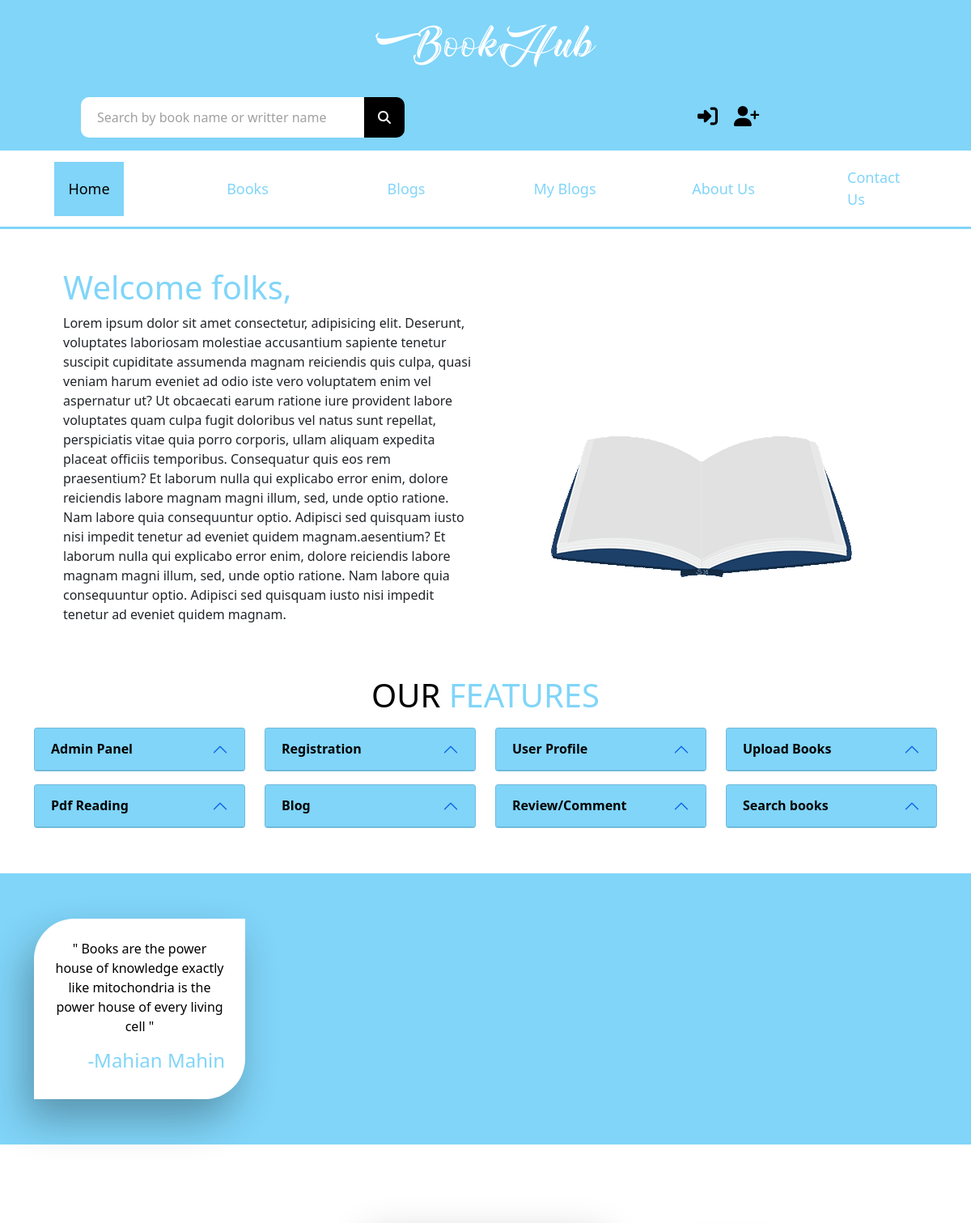
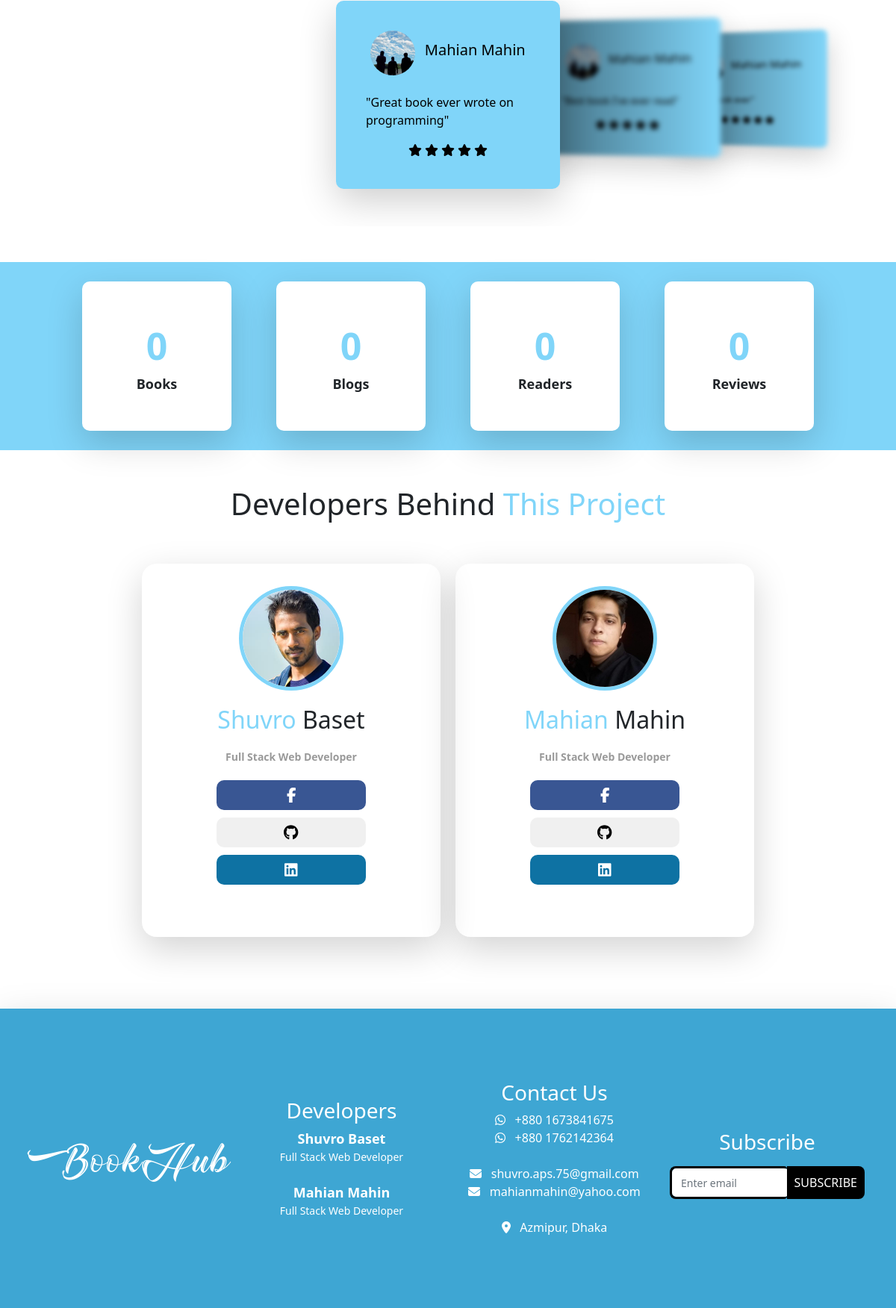
The page / on the database its author committed (2 pictures, top to bottom).
### bookHub_app/models.py (models this page shows)
class Quote(models.Model):
    quote = models.TextField(max_length=115)
    source = models.CharField(max_length=20)

class BooksReview(models.Model):
    book = models.ForeignKey(Books, on_delete=models.CASCADE)
    user = models.ForeignKey(User, on_delete=models.CASCADE)
    review = models.CharField(max_length=250, null=True, blank=True)
    star = models.IntegerField(default=0, null=True)

### user_app/models.py (models this page shows)
class UserProfile(models.Model):
    user = models.OneToOneField(User, on_delete=models.CASCADE, related_name='profile')
    profile_pic = models.ImageField(upload_to='users',default='user.jpg')
    address = models.CharField(max_length=50,null=True, blank=True)
    occupation = models.CharField(max_length=50,null=True, blank=True)
    bio = models.TextField(max_length=255, null=True, blank=True)

### bookHub_app/views.py (the view)
# urls.py: path('', home, name="home"),
def home(request):
    reviews = BooksReview.objects.all()
    quotes = Quote.objects.all()
    books = Books.objects.all()
    blogs = Blogs.objects.all()
    users = UserProfile.objects.all()
    context = {
        "home": "active",
        "reviews": reviews,
        "quotes": quotes,
        "books_len": len(books),
        "blogs_len": len(blogs),
        "users_len": len(users),
        "reviews_len": len(reviews)
    }
    return render(request, 'index.html', context)

### templates/index.html (shortened to what this page needs)
{% extends 'main.html' %}
{% load static %}
{% block content %}
    <div class="container">
      <div class="row my-5 mx-4">
        <div class="col-sm-6 welcome-section">
          <h1>Welcome folks,</h1>
          <p>
            Lorem ipsum dolor sit amet consectetur, adipisicing elit. Deserunt,
            voluptates laboriosam molestiae accusantium sapiente tenetur
            suscipit cupiditate assumenda magnam reiciendis quis culpa, quasi
            veniam harum eveniet ad odio iste vero voluptatem enim vel
            aspernatur ut? Ut obcaecati earum ratione iure provident labore
            voluptates quam culpa fugit doloribus vel natus sunt repellat,
            perspiciatis vitae quia porro corporis, ullam aliquam expedita
            placeat officiis temporibus. Consequatur quis eos rem praesentium?
            Et laborum nulla qui explicabo error enim, dolore reiciendis labore
            magnam magni illum, sed, unde optio ratione. Nam labore quia
            consequuntur optio. Adipisci sed quisquam iusto nisi impedit tenetur
            ad eveniet quidem magnam.aesentium? Et laborum nulla qui explicabo
            error enim, dolore reiciendis labore magnam magni illum, sed, unde
            optio ratione. Nam labore quia consequuntur optio. Adipisci sed
            quisquam iusto nisi impedit tenetur ad eveniet quidem magnam.
          </p>
        </div>
        <div class=" col-sm-6 animation-section d-flex justify-content-center align-items-center" id="hide">
          <img src="./static/img/animation.gif" />
        </div>
      </div>
    </div>
    <section id="features-section">
      <div class="container my-5">
        <h1 class="text-center"><span>OUR</span> FEATURES</h1>
        <div class="row">
          <div class="col-lg-3 col-md-6 col-sm-6 my-2">
            <div class="accordion-item">
              <h2 class="accordion-header" id="headingOne">
                <button class="accordion-button" type="button" data-bs-toggle="collapse" data-bs-target="#collapseOne" aria-expanded="true" aria-controls="collapseOne">Admin Panel</button>
              </h2>
            </div>
          </div>
          <div class="col-lg-3 col-md-6 col-sm-6 my-2">
            <div class="accordion-item">
              <h2 class="accordion-header" id="headingTwo">
                <button class="accordion-button" type="button" data-bs-toggle="collapse" data-bs-target="#collapseTwo" aria-expanded="true" aria-controls="collapseTwo">Registration</button>
              </h2>
            </div>
          </div>
          <div class="col-lg-3 col-md-6 col-sm-6 my-2">
            <div class="accordion-item">
              <h2 class="accordion-header" id="headingThree">
                <button class="accordion-button" type="button" data-bs-toggle="collapse" data-bs-target="#collapseThree" aria-expanded="true" aria-controls="collapseThree">User Profile</button>
              </h2>
            </div>
          </div>
          <div class="col-lg-3 col-md-6 col-sm-6 my-2">
            <div class="accordion-item">
              <h2 class="accordion-header" id="headingFour">
                <button class="accordion-button" type="button" data-bs-toggle="collapse" data-bs-target="#collapseFour" aria-expanded="true" aria-controls="collapseFour">Upload Books</button>
              </h2>
            </div>
          </div>
          <div class="col-lg-3 col-md-6 col-sm-6 my-2">
            <div class="accordion-item">
              <h2 class="accordion-header" id="headingFive">
                <button class="accordion-button" type="button" data-bs-toggle="collapse" data-bs-target="#collapseFive" aria-expanded="true" aria-controls="collapseFive">Pdf Reading</button>
              </h2>
            </div>
          </div>
          <div class="col-lg-3 col-md-6 col-sm-6 my-2">
            <div class="accordion-item">
              <h2 class="accordion-header" id="headingSix">
                <button class="accordion-button" type="button" data-bs-toggle="collapse" data-bs-target="#collapseSix" aria-expanded="true" aria-controls="collapseSix">Blog</button>
              </h2>
            </div>
          </div>
          <div class="col-lg-3 col-md-6 col-sm-6 my-2">
            <div class="accordion-item">
              <h2 class="accordion-header" id="headingSeven">
                <button class="accordion-button" type="button" data-bs-toggle="collapse" data-bs-target="#collapseSeven" aria-expanded="true" aria-controls="collapseSeven">Review/Comment</button>
              </h2>
            </div>
          </div>
          <div class="col-lg-3 col-md-6 col-sm-6 my-2">
            <div class="accordion-item">
              <h2 class="accordion-header" id="headingEight">
                <button class="accordion-button" type="button" data-bs-toggle="collapse" data-bs-target="#collapseEight" aria-expanded="true" aria-controls="collapseEight">Search books</button>
              </h2>
            </div>
          </div>
        </div>
      </div>
    </section>
    <section id="quotes-section">
      <div class="container my-5 py-5">
        <div class="row">
          {% for quote in quotes %}
          <div class="col-lg-3 col-md-3 col-sm-6 my-2">
              <div class="box">
                <div class="box-content">
                  <p class='text-center'>&quot; {{ quote.quote }} &quot;</p>
                  <h4 class="text-end">-{{ quote.source }}</h4>
                </div>
              </div>
          </div>
          {% endfor %}
        </div>
      </div>
    </section>
    <section class="my-5">
      <div class="container">
        <div class="row">
          <div class="review-section">
            <div class="swiper-container mySwiper">
              <div class="swiper-wrapper">
              {% for review in reviews %}
              {% if review.review %}
                <div class="swiper-slide">
                  <div class="review-box">
                    <div class="review-content">
                      <div class="user-details">
                        <div class="imgBx">
                          <img class="img-fluid" src={{ review.user.profile.profile_pic.url }}>
                        </div>
                        <h5>{{ review.user.first_name }} {{ review.user.last_name }}</h5>
                      </div>
                      <br>
                      <p>&quot;{{ review.review }}&quot;</p>
                      <div class="text-center">
                      {% for star in "x"|ljust:review.star %}
                        <i class="fas fa-star"></i>
                      {% endfor %}
                      </div>
                    </div>
                  </div>
                </div>
              {% endif %}
              {% endfor %}
              </div>
            </div>
          </div>
        </div>
      </div>
    </section>
    <section class="counting-blocks" id="counter_section">
      <div class="container">
        <div class="row py-3 px-3 d-flex flex-row justify-content-center align-items-center">
          <div class="counting-card shadow-lg d-flex flex-column justify-content-center align-items-center">
            <div class="number" id="books_count">0</div>
            <div class="name">
              Books
            </div>
          </div>
          <div class="counting-card shadow-lg d-flex flex-column justify-content-center align-items-center">
            <div class="number" id="blogs_count">0</div>
            <div class="name">
              Blogs
            </div>
          </div>
          <div class="counting-card shadow-lg d-flex flex-column justify-content-center align-items-center">
            <div class="number" id="readers_count">0</div>
            <div class="name">
              Readers
            </div>
          </div>
          <div class="counting-card shadow-lg d-flex flex-column justify-content-center align-items-center">
            <div class="number" id="likes_count">0</div>
            <div class="name">
              Reviews
            </div>
          </div>
        </div>
      </div>
    </section>
    <section class="team-section">
      <div class="container py-5 px-3">
        <div class="row">
          <h1 class="text-center">Developers Behind <span class="colored_span">This Project</span></h1>
          <div class="card-wrapper d-flex flex-row flex-wrap justify-content-center align-items-center">
            <div class="team-card my-5 d-flex flex-column align-items-center shadow-lg">
              <div class="avatar">
                <img src={% static "/images/baset_vaiya.jpg" %}>
              </div>
              <h2><span class="colored_span">Shuvro</span> Baset</h2>
              <span class="designation">Full Stack Web Developer</span>
              <div class="social d-flex flex-column align-items-center my-3">
                <a href="#" id="fb" class="d-flex justify-content-center align-items-center"><i class="fab fa-facebook-f"></i></a>
                <a href="#" id="git" class="d-flex justify-content-center align-items-center"><i class="fab fa-github"></i></a>
                <a href="#" id="linkedin" class="d-flex justify-content-center align-items-center"><i class="fab fa-linkedin"></i></i></a>
              </div>
            </div>
            <div class="team-card my-5 d-flex flex-column align-items-center shadow-lg">
              <div class="avatar">
                <img src={% static "/images/mahin.jpeg" %}>
              </div>
              <h2><span class="colored_span">Mahian</span> Mahin</h2>
              <span class="designation">Full Stack Web Developer</span>
              <div class="social d-flex flex-column align-items-center my-3">
                <a href="#" id="fb" class="d-flex justify-content-center align-items-center"><i class="fab fa-facebook-f"></i></a>
                <a href="#" id="git" class="d-flex justify-content-center align-items-center"><i class="fab fa-github"></i></a>
                <a href="#" id="linkedin" class="d-flex justify-content-center align-items-center"><i class="fab fa-linkedin"></i></i></a>
              </div>
            </div>
          </div>
        </div>
      </div>
    </section>
{% endblock %}

### static/css/style.css (style rules this page uses)
.welcome-section h1 { color: #80d5f9; }
#features-section h1 { color: #80d5f9; }
#features-section span { color: #000000; }
.accordion-item { background-color: #80d5f9; }
.accordion-button { background-color: #80d5f9; color: #000000; font-weight: 600; }
.accordion-button:not(.collapsed) { background-color: #80d5f9; color: #000000; font-weight: 600; }
#quotes-section { background-color: #80d5f9; }
.box { padding: 25px; border-top-left-radius: 50px; border-bottom-right-radius: 50px; background-color: #fff; box-shadow: -10px 25px 50px rgba(0, 0, 0,0.3); }
.box-content { color: #000; font-weight: 500; }
.box-content h4 { color: #80d5f9; font-weight: 500; }
.review-section { position: relative; width: 100%; display: flex; justify-content: center; align-items: center; overflow: hidden; }
.swiper-container { width: 100%; padding-top: 50px; padding-bottom: 50px; }
.swiper-slide { background-position: center; background-size: cover; width: 300px; box-shadow: 0 15px 50px rgba(0, 0, 0, 0.2); filter: blur(4px); background: #80d5f9; border-radius: 10px; color: #000; }
.swiper-slide-active { filter: blur(0px); }
.review-box { position: relative; width: 100%; padding: 40px; }
.user-details { display: flex; justify-content: space-around; align-items: center; }
.imgBx { height: 60px; width: 60px; border-radius: 50%; overflow: hidden; }
.counting-blocks { background: #80d5f9; }
.counting-card { background: #fff; height: 200px; width: 200px; border-radius: 10px; margin: 10px 30px; }
.number { font-size: 50px; color: #80d5f9; font-weight: bold; }
.name { font-size: 18px; font-weight: bold; }
.colored_span { color: #80d5f9; }
.team-card { padding: 30px 0px; width: 400px; height: 500px; border-radius: 20px; margin: 5px 10px; }
.avatar img { height: 140px; width: 140px; border: 5px solid #80d5f9; border-radius: 50%; object-fit: cover; }
.team-card h2 { margin: 20px 0px; }
.team-card .designation { font-size: 14px; color: rgb(154, 154, 154); }
.social a { text-decoration: none; width: 200px; height: 40px; border-radius: 10px; margin: 5px 0px; font-size: 20px; transition: .2s ease-in-out; }
.social #fb { background: #395693; color: #fff; }
.social #git { background: rgb(240, 240, 240); color: black; }
.social #linkedin { background: #0E72A3; color: #fff; }
.designation { color: rgb(155, 155, 155); font-size: 12px; font-weight: bold; }

### rows shown on the page
Quote: quote "Books are the power house of knowledge exactly like mitochondria is the power house of every living cell", source "Mahian Mahin"
BooksReview: user.profile.profile_pic (picture), user.first_name "Mahian", user.last_name "Mahin", review "Great book ever wrote on programming", star 5 (drawn)
BooksReview: user.profile.profile_pic (picture), user.first_name "Mahian", user.last_name "Mahin", review "Best book I've ever read", star 5 (drawn)
BooksReview: user.first_name "Mahian", user.last_name "Mahin", review "Best book ever", star 5 (drawn)
